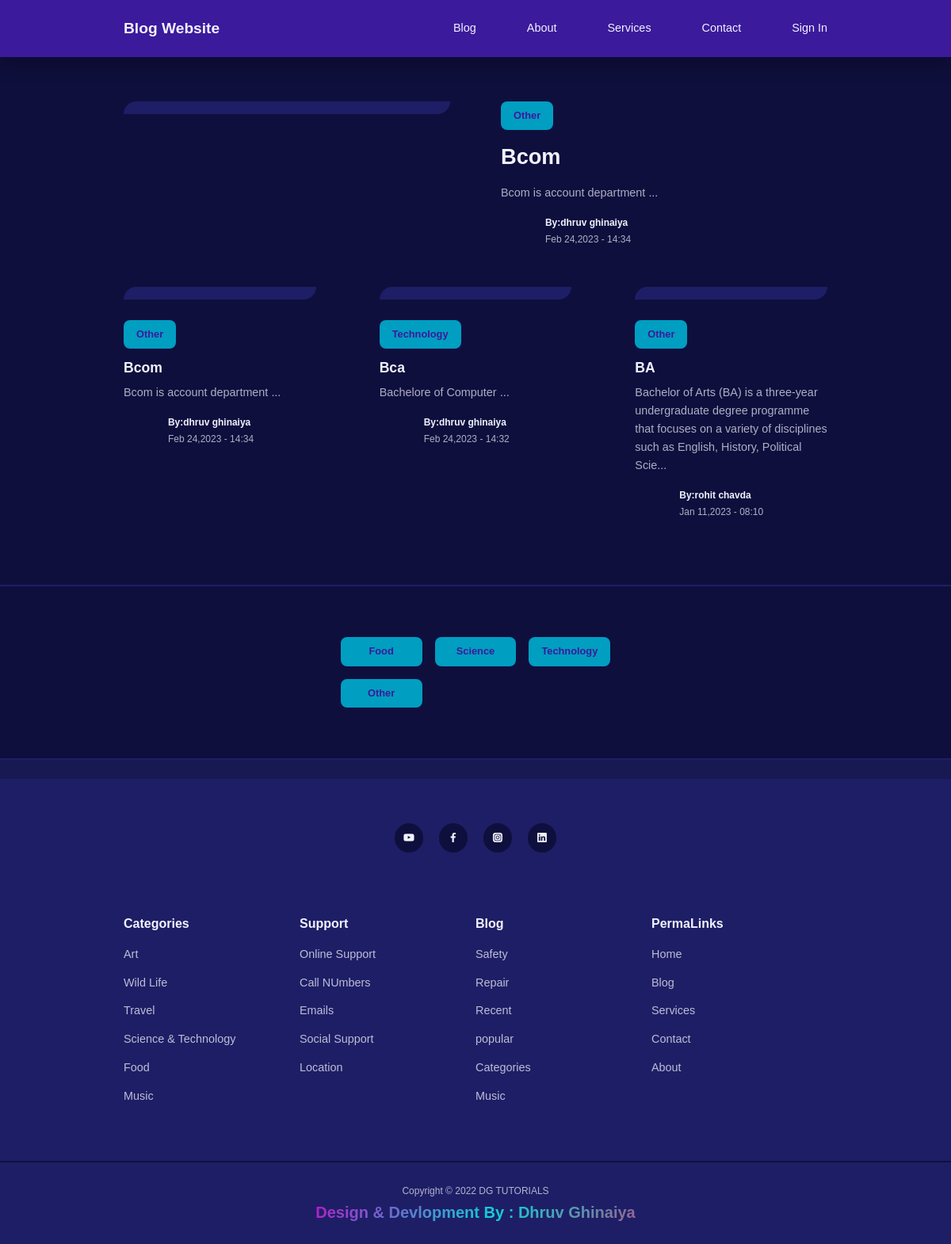
The page / on the database its author committed.
### tables this page shows
CREATE TABLE `categories` (
  `id` int(11) UNSIGNED NOT NULL,
  `title` varchar(50) NOT NULL,
  `description` text NOT NULL
);

CREATE TABLE `posts` (
  `id` int(11) UNSIGNED NOT NULL,
  `title` varchar(100) NOT NULL,
  `body` text NOT NULL,
  `thumbnail` varchar(50) NOT NULL,
  `date_time` timestamp NOT NULL DEFAULT current_timestamp(),
  `category_id` int(11) UNSIGNED DEFAULT NULL,
  `author_id` int(11) UNSIGNED DEFAULT NULL,
  `is_featured` tinyint(1) NOT NULL
);

CREATE TABLE `users` (
  `id` int(12) UNSIGNED NOT NULL,
  `firstname` varchar(50) NOT NULL,
  `lastname` varchar(50) NOT NULL,
  `username` varchar(30) NOT NULL,
  `email` varchar(120) NOT NULL,
  `password` varchar(12) NOT NULL,
  `avatar` varchar(100) NOT NULL,
  `is_admin` tinyint(1) NOT NULL
);

### index.php (the view, shortened to what this page needs)
<?php
    include 'header.php';
    require 'Config/database.php';
$featured_query = "SELECT * FROM posts WHERE is_featured=1";
$featured_result = mysqli_query($con,$featured_query);
$featured = mysqli_fetch_assoc($featured_result);
$query = "SELECT * FROM posts ORDER BY date_time DESC LIMIT 9";
$posts = mysqli_query($con,$query)
?>
<?php if(mysqli_num_rows($featured_result) == 1) : ?>
<section class="featured">
    <div class="container featured_container" >
        <div class="post_thumbnail">
        </div>
        <div class="post_info">
            <?php
                $category_id = $featured['category_id'];
                $category_query = "SELECT * FROM categories WHERE id=$category_id";
                $category_result = mysqli_query($con,$category_query);
                $category = mysqli_fetch_assoc($category_result);
            ?>
            <a href="category-posts.php?id=<?= $featured['category_id']?>" class="category_button"><?= $category['title'] ?></a>
            <h2 class="post_title"><a href="post.php?id=<?= $featured['id']?>"><?= $featured['title'] ?> </a></h2>
            <p class="post_body">
               <?= substr( $featured['body'],0,300) ?>...
            </p>
            <div class="post_author">
                    <?php
                        $author_id = $featured['author_id'];
                        $author_query = "SELECT * FROM users WHERE id=$author_id";
                        $author_result = mysqli_query($con,$author_query);
                        $author = mysqli_fetch_assoc($author_result);
                        ?>
                        <div class="post_author-avatar">
                        </div>
                        <div class="post_author-info">
                            <h5>By:<?= "{$author['firstname']} {$author['lastname']}" ?></h5>
                        <small>
                        <?=date("M d,Y - H:i",strtotime($featured['date_time']))?>
                    </small>
                </div>
            </div>
        </div>
    </div>
</section>
<?php endif ?>
<section class="posts <?= $featured ? '' : "section_extra-margin" ?>">
    <div class="container posts_container">
        <?php while($post = mysqli_fetch_assoc($posts)): ?>
        <article class="post">
            <div class="post_thumbnail">
            </div>
            <div class="post_info">
                <?php
                    $category_id = $post['category_id'];
                    $category_query = "SELECT * FROM categories WHERE id=$category_id";
                    $category_result = mysqli_query($con,$category_query);
                    $category = mysqli_fetch_assoc($category_result);
                ?>
                <a href="category-posts.php?id=<?=$post['category_id'] ?>" class="category_button"><?=$category['title']?></a>
                <h3 class="post_title">
                    <a href="post.php?id=<?= $post['id']?>"><?= $post['title']?></a>
                </h3>
                <p class="post_body">
                <?= substr( $post['body'],0,150) ?>...
                </p>
                    <div class="post_author">
                        <?php
                            $author_id = $post['author_id'];
                            $author_query = "SELECT * FROM users WHERE id=$author_id";
                            $author_result = mysqli_query($con,$author_query);
                            $author = mysqli_fetch_assoc($author_result);
                        ?>
                        <div class="post_author-avatar">
                        </div>
                    <div class="post_author-info">
                        <h5>By:<?= "{$author['firstname']} {$author['lastname']}" ?></h5>
                            <small>
                                <?=date("M d,Y - H:i",strtotime($post['date_time']))?>
                        </small>
                    </div>
                </div>
            </div>
        </article>
        <?php endwhile ?>
    </div>
</section>
<section class="category_buttons">
    <div class="container category_buttons-container">
        <?php
            $all_category_query = "SELECT * FROM categories";
            $all_categories = mysqli_query($con,$all_category_query);
        ?>
        <?php while($category = mysqli_fetch_assoc($all_categories)): ?>
        <a href="category-posts.php?id=<?= $category['id'] ?>" class="category_button"><?= $category['title'] ?></a>
       <?php endwhile ?>
    </div>
</section>
<?php
    include 'footer.php';
?>

### header.php (shortened to what this page needs)
<!DOCTYPE html>
<html lang="en">
<head>
    <link rel="stylesheet" href="style.css">
    <link rel="stylesheet" href="https://unicons.iconscout.com/release/v4.0.0/css/line.css">
</head>
<body>
    <nav>
        <div class="container nav_container">
            <a href="index.php" class="nav_logo">Blog Website</a>
            <ul class="nav_items">
                <li><a href="blog.php">Blog</a></li>
                <li><a href=" about.php">About</a></li>
                <li><a href="services.php">Services</a></li>
                <li><a href="contact.php">Contact</a></li>
                <li><a href="signin.php">Sign In</a></li>
            </ul>
        </div>
    </nav>

### footer.php (shortened to what this page needs)
    <footer>
        <div class="footer_socials">
            <a href="https://www.youtube.com/channel/UCqRZEUA4Ui5tzGelqUI3-UA/featured" target="_blank"><i class="uil uil-youtube"></i></a>
            <a href="https://www.facebook.com/" target="_blank"><i class="uil uil-facebook-f"></i></a>
            <a href="https://www.instagram.com/_dhruv_ghinaiya_/" target="_blank"><i class="uil uil-instagram-alt"></i></a>
            <a href="https://www.linkedin.com/in/dhruv-ghinaiya-039717235/" target="_blank"><i class="uil uil-linkedin"></i></a>
        </div>
        <div class="container footer_container">
            <article>
                <h4>Categories</h4>
                <ul>
                    <li><a href="">Art</a></li>
                    <li><a href=""> Wild Life </a></li>
                    <li><a href="">Travel</a> </li>
                    <li><a href="">Science & Technology</a> </li>
                    <li><a href="">Food</a> </li>
                    <li><a href="">Music</a> </li>
                </ul>
            </article>
            <article>
                <h4>Support</h4>
                <ul>
                    <li><a href=""> Online Support</a></li>
                    <li><a href="">Call NUmbers</a> </li>
                    <li><a href="">Emails</a> </li>
                    <li><a href="">Social Support</a> </li>
                    <li><a href="">Location</a> </li>
                </ul>
            </article>
            <article>
                <h4>Blog</h4>
                <ul>
                    <li><a href="">Safety</a> </li>
                    <li><a href="">Repair</a> </li>
                    <li><a href="">Recent</a> </li>
                    <li><a href="">popular</a> </li>
                    <li><a href="">Categories</a> </li>
                    <li><a href="">Music</a> </li>
                </ul>
            </article>
            <article>
                <h4>PermaLinks</h4>
                <ul>
                    <li><a href="">Home</a> </li>
                    <li><a href="">Blog</a> </li>
                    <li><a href="">Services</a> </li>
                    <li><a href="">Contact</a> </li>
                    <li><a href="">About</a> </li>
                </ul>
            </article>
        </div>
        <div class="footer_copyright">
            <small>Copyright &copy; 2022 DG TUTORIALS</small>
            <br>
            <div class="container">
                <div class="row">
                  <div class="col-md-12 text-center">
                    <h6 class="animate-charcter">Design & Devlopment By : Dhruv Ghinaiya</h6>
                  </div>
                </div>
              </div>
        </div>
    </footer>
</body>
</html>

### style.css (style rules this page uses)
:root { --color-primary:#3b1a9c; --color-primary-light:hsl(242,91%,69,18%); --color-primary-variant:#5854c7; --color-red:#da0f3f; --color-red-light:hsl(346,87%,46%,15%); --color-green:#00c476; --color-green-light:hsl(156,100%,38%,15%); --color-gray-900:#1e1e66; --color-gray-700:#2d2b7c; --color-gray-300:rgba(242,242,254,0.3); --color-gray-200:rgba(242,242,254,0.7); --color-white:#f2f2fe; --color-bg:#0f0f3e; --transition: all 300ms ease; --container-width-lg:74%; --container-width-md:88%; --form-width:40%; --card-border-radius-1:0.3rem; --card-border-radius-2:0.5rem; --card-border-radius-3:0.8rem; --card-border-radius-4:2rem; --card-border-radius-5:5rem; }
* { margin: 0; padding: 0; outline: 0; border: 0; appearance: 0; list-style: none; text-decoration: none; box-sizing: border-box; }
body { font-family: 'Montserrt', sans-serif; line-height: 1.6; color: var(--color-gray-200); overflow-x: hidden; background: var(--color-bg); font-size: 0.9rem; }
.container { width: var(--container-width-lg); max-width: 1800px; margin-inline: auto; }
section { margin-top: 3rem; width: 100vw; }
h1, h2, h3, h4, h5 { color: var(--color-white); line-height: 1.3; }
h2 { font-size: 1.7rem; margin: 1rem 0; }
h3 { font-size: 1.1rem; margin: 0.8rem 0 0.5rem; }
h4 { font-size: 1rem; }
a { color: var(--color-white); transition: var(--transition); }
nav { background-color:var(--color-primary); width: 100vw; height: 4.5rem; position: fixed; top: 0; z-index: 10; box-shadow: 0 1rem 1rem rgba(0, 0, 0, 0.2); }
.nav_container { height: 100%; display: flex; align-items: center; justify-content: space-between; }
.nav_logo { font-weight: 600; font-size: 1.2rem; }
.nav_items { display: flex; align-items: center; gap: 4rem; }
.category_button { background:#009ec1; color: var(--color-primary); display: inline-block; padding: 0.5rem 1rem; border-radius: var(--card-border-radius-2); font-weight: 600; font-size: 0.8rem; text-align: center; }
.post_thumbnail { border-radius: var(--card-border-radius-5)0; border: 0.5rem solid var(--color-gray-900); overflow: hidden; margin-bottom: 1.6rem; }
.post_author { display: flex; gap: 1rem; margin-top: 1.2rem; }
.post_author-avatar { width: 2.5rem; height: 2.5rem; border-radius: var(--card-border-radius-3); overflow: hidden; }
.featured { margin-top: 8rem; }
.featured_container { display: grid; grid-template-columns: 1fr 1fr; gap: 4rem; }
.featured .post_thumbnail { height: fit-content; }
.posts_container { display: grid; grid-template-columns: repeat(3,1fr); gap: 5rem; margin-bottom: 5rem; }
.category_buttons { padding: 4rem 0; border-top: 2px solid var(--color-gray-900); border-bottom: 2px solid var(--color-gray-900); }
.category_buttons-container { width: fit-content; display: grid; grid-template-columns: repeat(3,1fr); gap: 1rem; }
footer { background: var(--color-gray-900); padding: 5rem 0 0; box-shadow: inset 0 1.5rem rgba(0, 0, 0, 0.2); }
.footer_socials { margin-inline: auto; width: fit-content; margin-bottom: 5rem; display: flex; justify-content: space-between; align-items: center; gap: 1.2rem; }
.footer_socials a { background: var(--color-bg); border-radius: 50%; width: 2.3rem; height: 2.3rem; display: flex; align-items: center; justify-content: center; }
.footer_container { display: grid; grid-template-columns: repeat(4,1fr); }
footer h4 { color: var(--color-white); margin-bottom: 0.6rem; }
footer ul li { padding: 0.4rem 0; }
footer ul a { opacity:0.75 ; }
.footer_copyright { text-align: center; padding: 1.5rem 0; border-top: 2px solid var(--color-bg); margin-top: 4rem; }
.animate-charcter { background-image: linear-gradient( -225deg, #bb16c7 0%, #0dd2d2 29%, #ff1361 67%, #fff800 100% ); background-size: auto auto; background-clip: border-box; background-size: 200% auto; color: #fff; background-clip: text; text-fill-color: transparent; -webkit-background-clip: text; -webkit-text-fill-color: transparent; animation: textclip 3s linear infinite; display: inline-block; font-size: 20px; }

### rows shown on the page
categories: title "Other"
posts: title "Bcom", body "Bcom is account department", date_time "Feb 24,2023 - 14:34", category.title "Other", author.firstname "dhruv", author.lastname "ghinaiya"
users: firstname "dhruv", lastname "ghinaiya"
posts: category.title "Technology", title "Bca", body "Bachelore of Computer", author.firstname "dhruv", author.lastname "ghinaiya", date_time "Feb 24,2023 - 14:32"
posts: category.title "Other", title "BA", body "Bachelor of Arts (BA) is a three-year undergraduate degree programme that focuses on a variety of disciplines such as English, History, Political Scie", author.firstname "rohit", author.lastname "chavda", date_time "Jan 11,2023 - 08:10"
categories: title "Food"
categories: title "Science"
categories: title "Technology"
